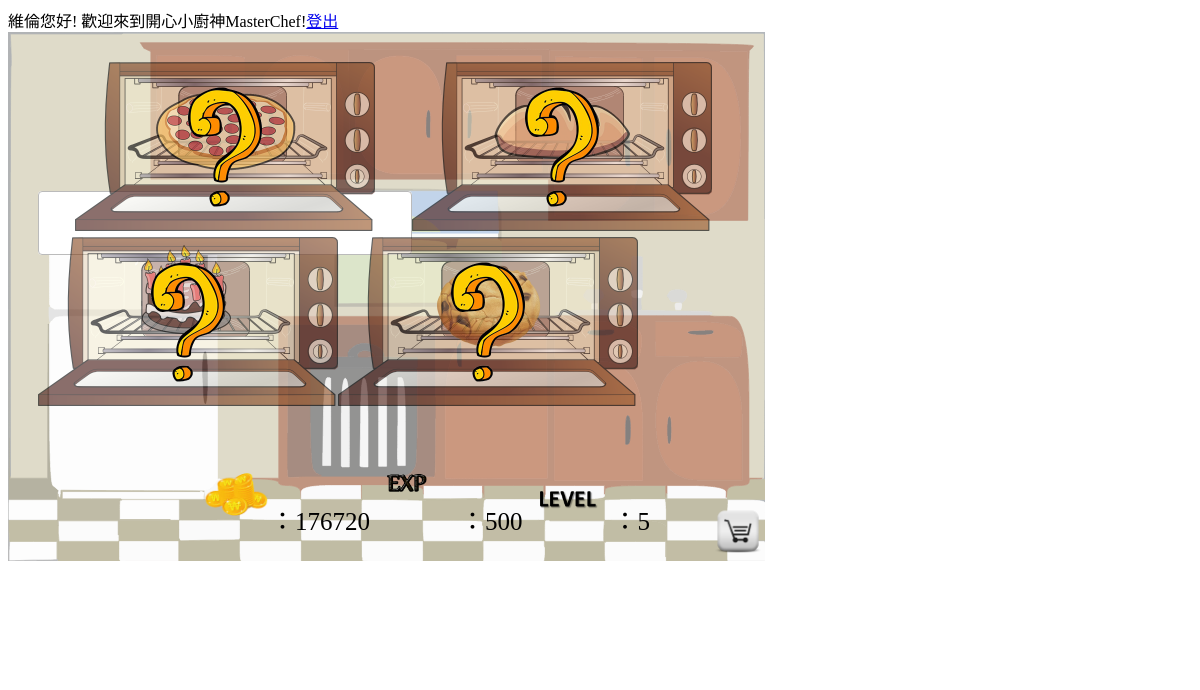
The app's page /masterchef/home.php (signed in) with its own data.
### tables this page shows
CREATE TABLE IF NOT EXISTS `user` (
  `id` varchar(30) NOT NULL,
  `password` varchar(30) NOT NULL,
  `nickname` varchar(30) NOT NULL,
  `gender` int(11) NOT NULL,
  `cash` int(11) NOT NULL,
  `exp` int(11) NOT NULL
);

### masterchef/home.php (the view, shortened to what this page needs)
<?php
require("config.php");
?>
<head>
</head>
<html>
<body>
<div class="coinexp">
<?php
$uid = $_SESSION['uID'];
$sql2 = "select * from user where id = '$uid';";
$results2=mysqli_query($conn,$sql2);
$rs2=mysqli_fetch_array($results2);
echo "<img src=\"pics\cash.png\" style=\"width:70px\" />：";
echo $rs2['cash'];
echo "<img src=\"pics\EXP.png\" style=\"width:90px\" />：";
echo $rs2['exp'];
echo "<img src=\"pics\level.png\" style=\"width:90px\" />：";
echo $rs2['exp']/100;
?>
</div>
<div class="game">
<a href="shop.php"><img src="pics/shop.png" id="shop" width="60px" height="auto" ></a>
<?php
    $uid=$_SESSION['uID'];
    $sql = "select * from oven where `uid`='$uid';";
    mysqli_query($conn,$sql) or die("MySQL query error");
    $results=mysqli_query($conn,$sql);
    $rs=mysqli_fetch_array($results);
    if ($rs['pizzaoven']==0){
        echo "<a class=\"js-open-modal btn\" href=\"#\" data-modal-id=\"buypizzaoven\"><img src=\"pics/pizzaovenlocked.png\" id=\"pizzaoven\" width=\"300px\"></a>";
    }
    else
        echo "<a href=\"pizzaoven.php\"><img src=\"pics/pizzaovenunlocked.png\" id=\"pizzaoven\" width=\"300px\">";
    if ($rs['breadoven']==0)
        echo "<a class=\"js-open-modal\" href=\"#\" data-modal-id=\"buybreadoven\"><img src=\"pics/breadovenlocked.png\" id=\"breadoven\" width=\"300px\"></a>";
    else
        echo "<a href=\"breadoven.php\"><img src=\"pics/breadovenunlocked.png\" id=\"breadoven\" width=\"300px\"></a>";
    if ($rs['cakeoven']==0)
        echo "<a class=\"js-open-modal\" href=\"#\" data-modal-id=\"buycakeoven\"><img src=\"pics/cakeovenlocked.png\" id=\"cakeoven\" width=\"300px\"></a>";
    else
        echo "<a href=\"cakeoven.php\"><img src=\"pics/cakeovenunlocked.png\" id=\"cakeoven\" width=\"300px\"></a>";
    if ($rs['cookieoven']==0)
        echo "<a class=\"js-open-modal\" href=\"#\" data-modal-id=\"buycookieoven\"><img src=\"pics/cookieovenlocked.png\" id=\"cookieoven\" width=\"300px\"></a>";
    else
        echo "<a href=\"cookieoven.php\"><img src=\"pics/cookieovenunlocked.png\" id=\"cookieoven\" width=\"300px\"></a>";
?>
<body onload="alertify.alert('歡迎來到麵包坊   來烤個麵包吧')"  ">
</body>
</html>

### masterchef/home.php (style rules this page uses)
.game { position: absolute; background-image: url(pics/homefade.png); background-repeat: no-repeat; width: 800px; height: 600px; overflow: hidden; padding-left: 30px; padding-top: 30px; }
#shop { position: absolute; left: 700px; top: 470px; }
.coinexp { font-family: cursive; font-size: 25px; position: absolute; left: 200px; top: 440px; z-index:10; text-shadow: 0px 0px 7px #fff, 0px 0px 5px #fff, 0px 0px 5px #fff, 0px 0px 5px #fff, 0px 0px 5px #fff, }

### records on screen
user: cash "176720", exp "500", $rs2['exp']/100 "5"
